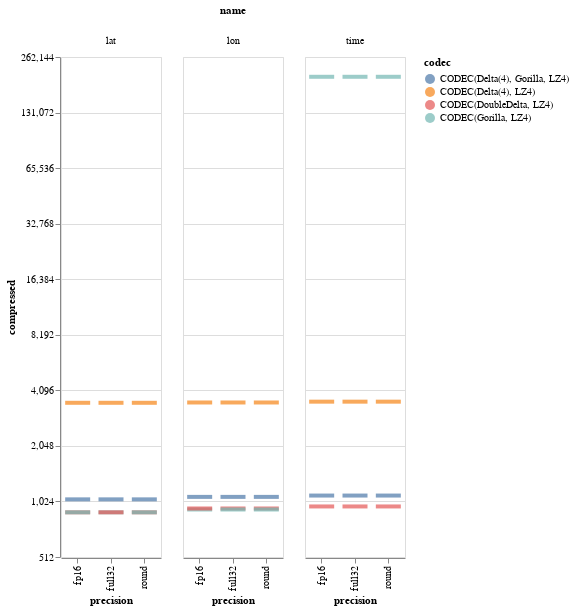

Source (notebook cell):
### Markdown cell above
## Zoom in on indices with log scale

### Code cell
alt.Chart(df).mark_tick(thickness=4, size=25).encode(
    x='precision:N',
    y=alt.Y('compressed:Q', scale=alt.Scale(type='log', base=2)),
    #row='codec_:N',
    color='codec:N',
    column='name:N',
).transform_filter(
    alt.FieldOneOfPredicate(field='name', oneOf=['lat', 'lon', 'time'])
).properties(
    width=100,
    height=500,
)

### Figure 1 — Vega-Lite specification as saved in the notebook (floating-point values rounded to 4 significant figures; data arrays with more than 128 entries replaced by an {"elided": "..."} marker saying what was removed)
{"config": {"view": {"continuousWidth": 400, "continuousHeight": 300}}, "data": {"name": "data-5134edb8b5bcdc2e30cedd7072b645ba"}, "mark": {"type": "tick", "size": 25, "thickness": 4}, "encoding": {"color": {"type": "nominal", "field": "codec"}, "column": {"type": "nominal", "field": "name"}, "x": {"type": "nominal", "field": "precision"}, "y": {"type": "quantitative", "field": "compressed", "scale": {"base": 2, "type": "log"}}}, "height": 500, "transform": [{"filter": {"field": "name", "oneOf": ["lat", "lon", "time"]}}], "width": 100, "$schema": "https://vega.github.io/schema/vega-lite/v4.0.2.json", "datasets": {"data-5134edb8b5bcdc2e30cedd7072b645ba": {"elided": "144 records"}}}
